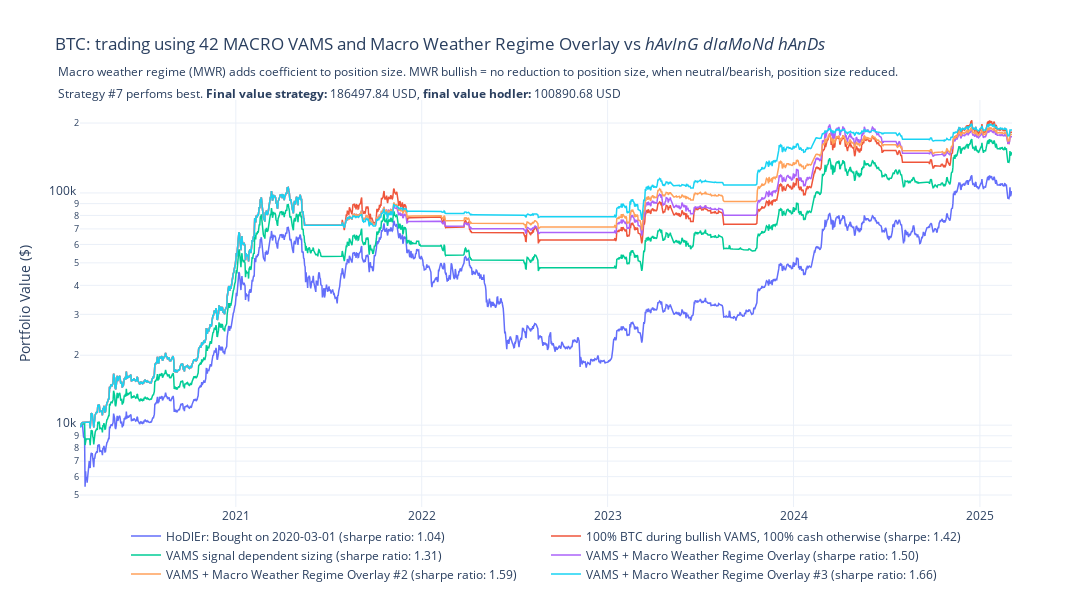

The notebook cell this image was saved under:
### Code cell
# "NoTaxCalc": less_ords, "1 BT per FY (no tax)": pfnotax, "1 BT per FY (taxed)": pftax,
title = f"BTC: trading using 42 MACRO VAMS and Macro Weather Regime Overlay vs <i>hAvInG dIaMoNd hAnDs</i><br><sub> Macro weather regime (MWR) adds coefficient to position size. MWR bullish = no reduction to position size,\
 when neutral/bearish, position size reduced. <br> Strategy #7 perfoms best. \
<b>Final value strategy: </b>{full_sig_mod2.value().iloc[-1]:.2f} USD, <b>final value hodler: </b>{bh_pf.value().iloc[-1]:.2f} USD</sub>"
compfig3 = taxCalcs.plot_portfolios({f'HoDlEr: Bought on 2020-03-01 (sharpe ratio: {bh_pf.stats()["Sharpe Ratio"]:.2f})': bh_pf.value(), 
                                     f"100% BTC during bullish VAMS, 100% cash otherwise (sharpe: {lo_sharpe:.2f})": less_ords.value(),
                                    f'VAMS signal dependent sizing (sharpe ratio: {cp_sharpe:.2f})': cpf_fo.value(), f'VAMS + Macro Weather Regime Overlay (sharpe ratio: {full_sharpe:.2f})': full_sig.value(),
                                    f'VAMS + Macro Weather Regime Overlay #2 (sharpe ratio: {full_sharpe2:.2f})': full_sig_mod.value(),
                                    f'VAMS + Macro Weather Regime Overlay #3 (sharpe ratio: {full_sharpe3:.2f})': full_sig_mod2.value()},
                                   title = title, return_fig = True)#"BTC: trading using 42 MACRO VAMS Signal vs hAvInG dIaMoNd hAnDs")
compfig3.show()

### Figure 1 — Plotly figure (JSON) as saved in the notebook; plotly's stock layout.template omitted (floating-point values rounded to 4 significant figures; data arrays with more than 128 entries replaced by an {"elided": "..."} marker saying what was removed)
{"data": [{"line": {"width": 1.5}, "mode": "lines", "name": "HoDlEr: Bought on 2020-03-01 (sharpe ratio: 1.04)", "type": "scatter", "x": {"elided": "1831 str values"}, "y": {"elided": "1831 float values"}}, {"line": {"width": 1.5}, "mode": "lines", "name": "100% BTC during bullish VAMS, 100% cash otherwise (sharpe: 1.42)", "type": "scatter", "x": {"elided": "1831 str values"}, "y": {"elided": "1831 float values"}}, {"line": {"width": 1.5}, "mode": "lines", "name": "VAMS signal dependent sizing (sharpe ratio: 1.31)", "type": "scatter", "x": {"elided": "1831 str values"}, "y": {"elided": "1831 float values"}}, {"line": {"width": 1.5}, "mode": "lines", "name": "VAMS + Macro Weather Regime Overlay (sharpe ratio: 1.50)", "type": "scatter", "x": {"elided": "1831 str values"}, "y": {"elided": "1831 float values"}}, {"line": {"width": 1.5}, "mode": "lines", "name": "VAMS + Macro Weather Regime Overlay #2 (sharpe ratio: 1.59)", "type": "scatter", "x": {"elided": "1831 str values"}, "y": {"elided": "1831 float values"}}, {"line": {"width": 1.5}, "mode": "lines", "name": "VAMS + Macro Weather Regime Overlay #3 (sharpe ratio: 1.66)", "type": "scatter", "x": {"elided": "1831 str values"}, "y": {"elided": "1831 float values"}}], "layout": {"height": 600, "hovermode": "x unified", "legend": {"orientation": "h", "x": 0.5, "xanchor": "center", "y": -0.2, "yanchor": "bottom"}, "showlegend": true, "title": {"text": "BTC: trading using 42 MACRO VAMS and Macro Weather Regime Overlay vs <i>hAvInG dIaMoNd hAnDs</i><br><sub> Macro weather regime (MWR) adds coefficient to position size. MWR bullish = no reduction to position size, when neutral/bearish, position size reduced. <br> Strategy #7 perfoms best. <b>Final value strategy: </b>186497.84 USD, <b>final value hodler: </b>100890.68 USD</sub>"}, "width": 1200, "yaxis": {"title": {"text": "Portfolio Value ($)"}, "type": "log"}}}
